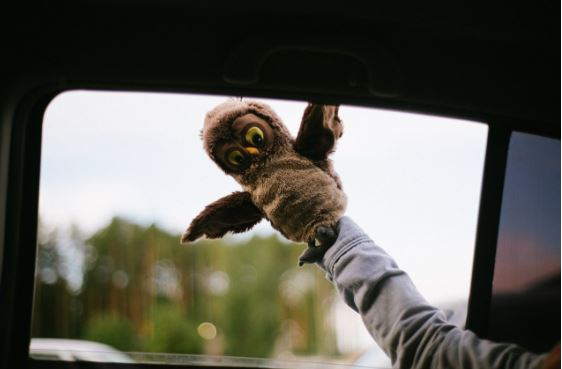
#> input picture 22_lesson/img2.jpg, 562 x 369 px
$ python 22_2.py
#> lines starting #> are read from the running program, lines starting #| are printed output that depends on the picture
from PIL import Image


def mirror():
    im = Image.open('img2.jpg')
#> im is the input picture: PIL image 562x369 RGB; mean R, G, B 97.9, 96.6, 88.2
    pixels = im.load()
    x, y = im.size
#> x = 562; y = 369
    for i in range(x // 2):
        for j in range(y):
            r, g, b = pixels[i, j]
            R, G, B = pixels[x - i - 1, j]
            pixels[i, j] = R, G, B
            pixels[x - i - 1, j] = r, g, b
    im.save('res2.jpg')
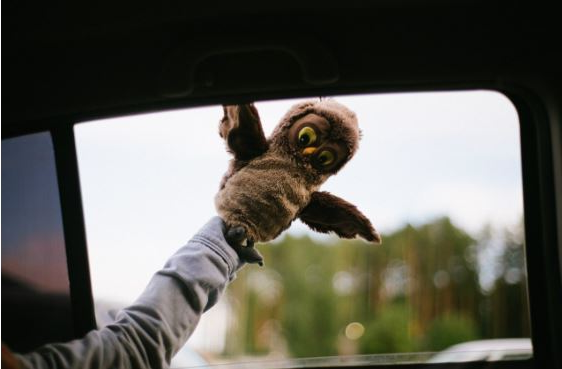
#> saved as res2.jpg: PIL image 562x369 RGB; mean R, G, B 97.9, 96.6, 88.2


mirror()

$ run again, with 22_lesson/im1.jpg copied over 22_lesson/img2.jpg
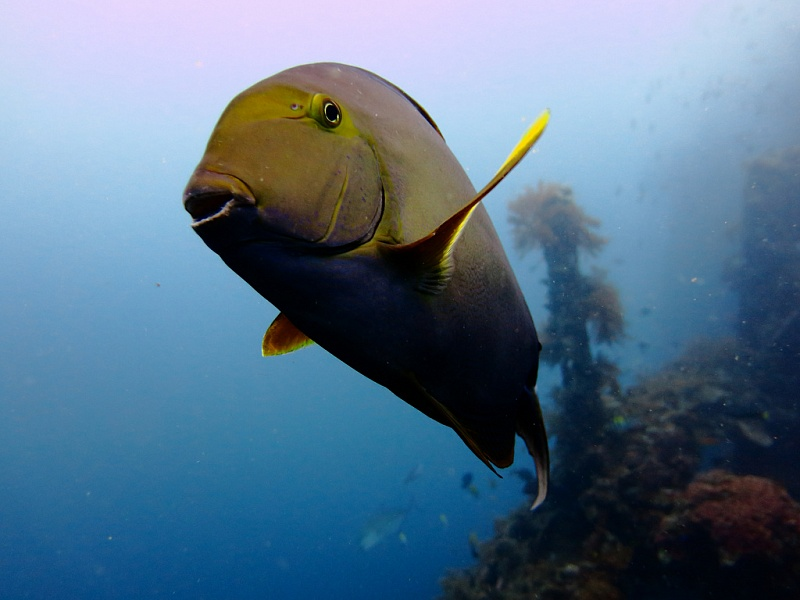
#> input picture 22_lesson/im1.jpg, 800 x 600 px
#> in mirror, im is the input picture: PIL image 800x600 RGB; mean R, G, B 87.9, 115.5, 138.7
#> in mirror, `im.save('res2.jpg')`:
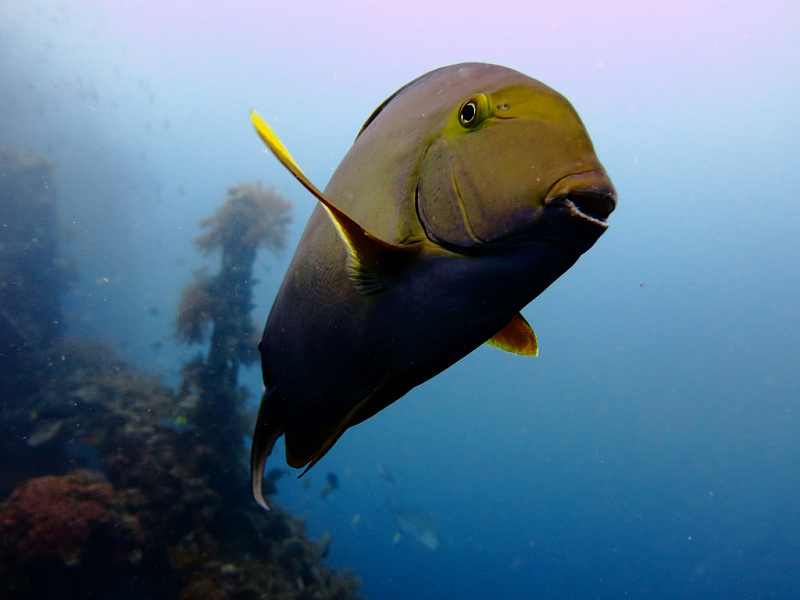
#> saved as res2.jpg: PIL image 800x600 RGB; mean R, G, B 87.9, 115.5, 138.7
